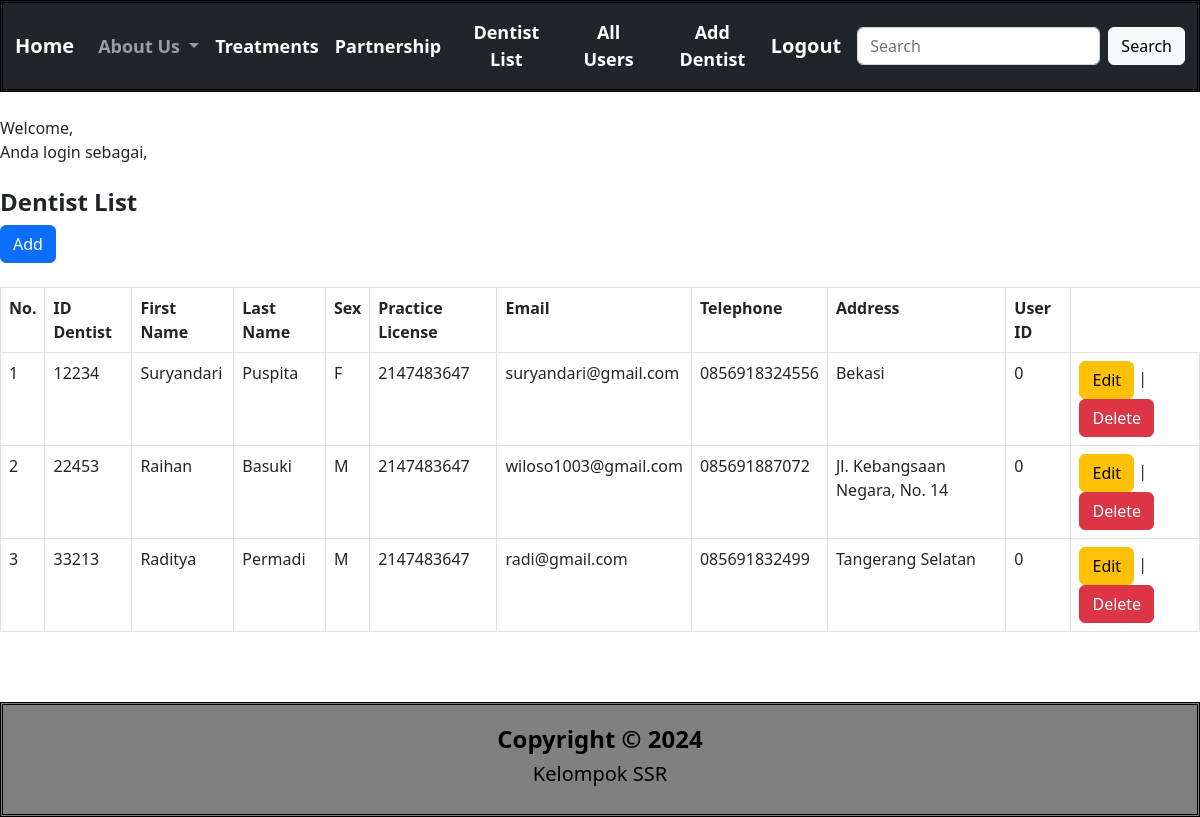
/adminhome.php?p=dentistList, run on the app's committed database.
### tables this page shows
CREATE TABLE `dentist` (
  `dentistID` int(10) NOT NULL,
  `fname` varchar(20) DEFAULT NULL,
  `lname` varchar(20) DEFAULT NULL,
  `sex` char(1) DEFAULT NULL,
  `address` text DEFAULT NULL,
  `licenseID` int(20) DEFAULT NULL,
  `email` varchar(100) DEFAULT NULL,
  `telp` varchar(15) DEFAULT NULL,
  `userid` int(11) DEFAULT NULL
);

### inc.koneksi.php (called while the page is built, shortened)
<?php
class Connection{
    private $host = "localhost";
    private $struser = "root";
    private $strpassword = "";
    function __construct()
    {
        $conn = mysqli_connect($this->host, $this->struser, $this->strpassword);
        $this->connection = $conn;
    }
}
?>

### class/class.Dentist.php (called while the page is built, shortened)
<?php
include 'class.User.php';
class Dentist extends Connection {
    public function __get($atribute) {
        if(property_exists($this, $atribute)) {
            return $this->$atribute;
        }
    }
    function __construct(){
        $this->user = new User();
    }
    public function SelectAllDentist(){
        $sql = "SELECT * FROM dentist";
        $result = mysqli_query($this->connection, $sql);
        $arrResult = Array();
        $count=0;
        if(mysqli_num_rows($result) > 0){
        while ($data = mysqli_fetch_array($result))
        {
        $objDentist = new Dentist();
        $objDentist->dentistID=$data['dentistID'];
        $objDentist->fname=$data['fname'];
        $objDentist->lname=$data['lname'];
        $objDentist->sex=$data['sex'];
        $objDentist->email=$data['email'];
        $objDentist->telp=$data['telp'];
        $objDentist->licenseID=$data['licenseID'];
        $objDentist->address=$data['address'];
        $arrResult[$count] = $objDentist;
        $count++;
        }
        }
        return $arrResult;
    }
}
?>

### class/class.User.php (called while the page is built, shortened)
<?php
class User extends Connection{
    public function __get($atribute) {
        if (property_exists($this, $atribute)) {
            return $this->$atribute;
        }
    }
}
?>

### pages/dentistList.php (the view, shortened to what this page needs)
<br>
<br>
<h4 class="title">
    <span class="text">
        <strong>Dentist List</strong>
    </span>
</h4>
<a class="btn btn-primary" href="index.php?p=dentist">Add</a>
<br>
<br>
<table class="table table-bordered">
    <tr>
        <th>No.</th>
        <th>ID Dentist</th>
        <th>First Name</th>
        <th>Last Name</th>
        <th>Sex</th>
        <th>Practice License</th>
        <th>Email</th>
        <th>Telephone</th>
        <th>Address</th>
        <th>User ID</th>
    </tr>
    <?php
    require_once('./class/class.Dentist.php');
    require_once('./class/class.User.php');
    $objDentist = new Dentist();
    $arrayResult = $objDentist->SelectAllDentist();
    if(count($arrayResult) == 0){
        echo '<tr><td colspan="6">Tidak ada data!</td></tr>';
    } else {
        $no = 1;
        foreach ($arrayResult as $dataDentist) {
            echo '<tr>';
            echo '<td>'.$no.'</td>';
            echo '<td>'.$dataDentist->dentistID.'</td>';
            echo '<td>'.$dataDentist->fname.'</td>';
            echo '<td>'.$dataDentist->lname.'</td>';
            echo '<td>'.$dataDentist->sex.'</td>';
            echo '<td>'.$dataDentist->licenseID.'</td>';
            echo '<td>'.$dataDentist->email.'</td>';
            echo '<td>'.$dataDentist->telp.'</td>';
            echo '<td>'.$dataDentist->address.'</td>';
            echo '<td>'.$dataDentist->user->userid.'</td>';
            echo '<td><a class="btn btn-warning" href="adminhome.php?p=dentist&dentistID='.$dataDentist->dentistID.'"> Edit </a> | <a class="btn btn-danger" href="adminhome.php?p=deleteDentist&ssn='.$dataDentist->dentistID.'"onclick="return confirm(\'Apakah anda yakin ingin menghapus?\')">Delete </a> </td>';
            echo '</tr>';
            $no++;
        }
    }
    ?>
</table>

### adminhome.php (shortened to what this page needs)
<?php
require "inc.koneksi.php";
?>
<!DOCTYPE html>
<html lang="en">
<head>
  <link href="https://cdn.jsdelivr.net/npm/bootstrap@5.2.3/dist/css/bootstrap.min.css" rel="stylesheet">
</head>
<body>
    <main>
    <header>
    <nav class="navbar navbar-expand-lg navbar-dark bg-dark">
      <div class="container-fluid">
        <a class="navbar-brand" href="adminhome.php?p=home">Home</a>
        <div class="collapse navbar-collapse" id="navbarSupportedContent">
          <ul class="navbar-nav me-auto mb-2 mb-lg-0">
            <li class="nav-item dropdown">
              <a class="nav-link dropdown-toggle" href="#" id="navbarDropdown" role="button" data-bs-toggle="dropdown" aria-expanded="false">
                About Us
              </a>
            </li>
            <li class="nav-item">
              <a class="nav-link active" aria-current="page" href="adminhome.php?p=treatment">Treatments</a>
            </li>
            <li class="nav-item">
              <a class="nav-link active" aria-current="page" href="adminhome.php?p=partnership">Partnership</a></li>
          </ul>
          <ul class="navbar-nav me-auto mb-2 mb-lg-0">
            <li class="nav-item">
              <a class="nav-link active" aria-current="page" href="adminhome.php?p=dentistList">Dentist List</a></li>
            <li class="nav-item">
              <a class="nav-link active" aria-current="page" href="adminhome.php?p=userList">All Users</a></li>
            <li class="nav-item">
              <a class="nav-link active" aria-current="page" href="adminhome.php?p=addDentist">Add Dentist</a></li>
          </ul>
          <a class="navbar-brand" href="adminhome.php?p=logout">Logout</a>
          <form class="d-flex">
            <input class="form-control me-2" type="search" placeholder="Search" aria-label="Search">
            <button class="btn btn-light" type="submit">Search</button>
          </form>
        </div>
      </div>
    </nav>
  </header>
  <br>
    <?php
    echo "Welcome, <b>". $_SESSION["name"]."</b><br>";
    echo "Anda login sebagai, <b>". $_SESSION["role"]."</b>";
    ?>
    <?php
    $pages_dir = 'pages';
    if (!empty($_GET['p'])) {
      $pages = scandir($pages_dir, 0);
      unset($pages[0], $pages[1]);
      $p = $_GET['p'];
      if (in_array($p . '.php', $pages)) {
        include($pages_dir . '/' . $p . '.php');
      } else {
        echo 'Halaman tidak ditemukan! :(';
      }
    } else {
      include "./pages/home.php";
    }
    ?>
  </main><br>
  <footer>
      <h4 style="font-weight:800;">Copyright &copy; 2024</h4>
      <h5>Kelompok SSR</h5>
  </footer>
</body>
</html>

### adminhome.php (style rules this page uses)
header { background-color: grey; }
footer { margin-top: 30px; text-align: center; background-color: grey; color: black; border-style: double; padding: 20px; }
nav { background-color: grey; padding: 5px; top: 0; font-size: large; text-align: center; font-weight: 900; position: sticky; color: black; align-items: center; border-style: double; }

### data on the page
dentist: dentistID "12234", fname "Suryandari", lname "Puspita", sex "F", licenseID "2147483647", email "suryandari@gmail.com", telp "0856918324556", address "Bekasi", userid "0"
dentist: dentistID "22453", fname "Raihan", lname "Basuki", sex "M", licenseID "2147483647", email "wiloso1003@gmail.com", telp "085691887072", address "Jl. Kebangsaan Negara, No. 14", userid "0"
dentist: dentistID "33213", fname "Raditya", lname "Permadi", sex "M", licenseID "2147483647", email "radi@gmail.com", telp "085691832499", address "Tangerang Selatan", userid "0"
